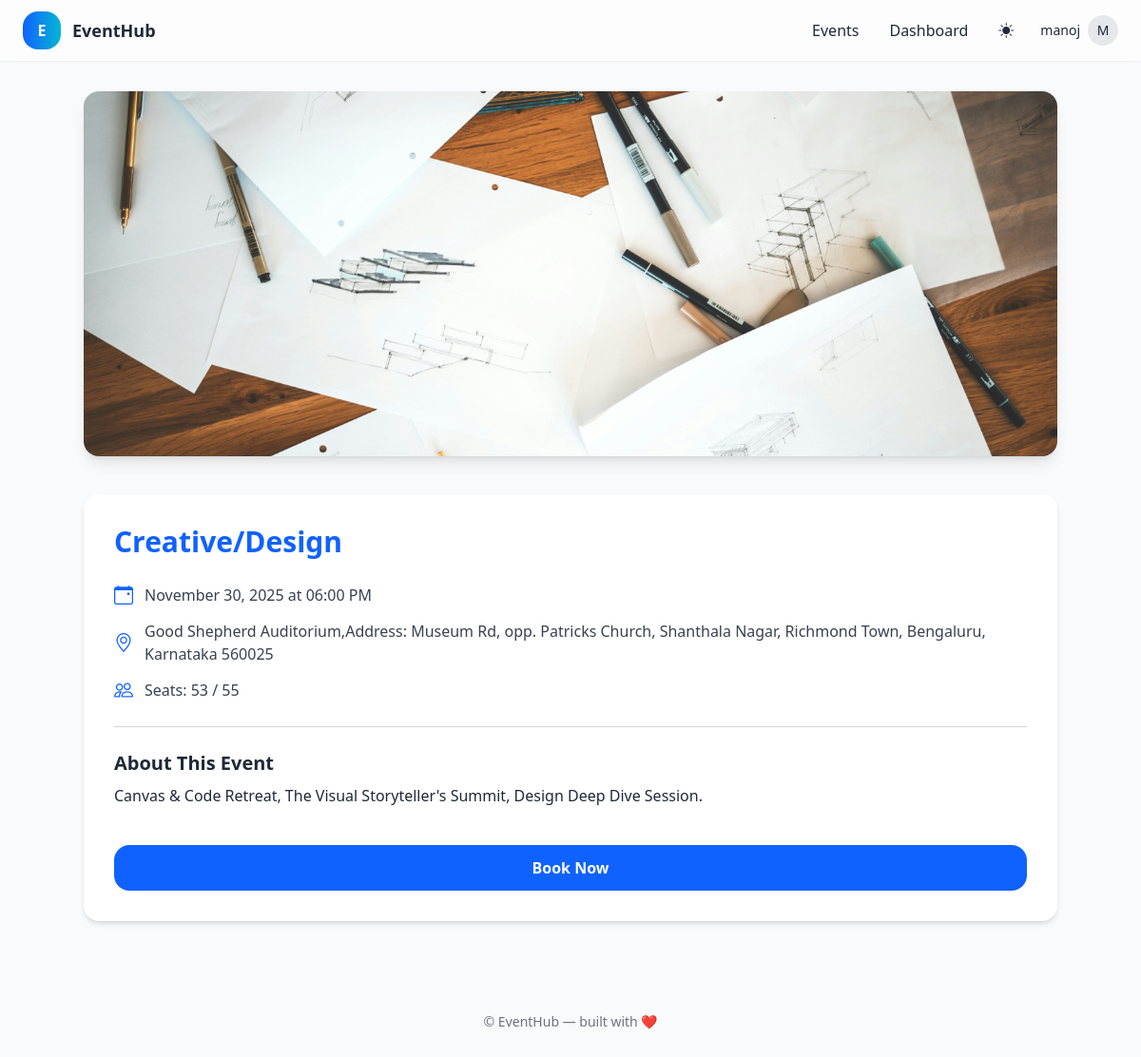
The page /event/3/ (signed in) on the database its author committed.
### events/models.py (models this page shows, shortened)
class Event(models.Model):
    title = models.CharField(max_length=200)
    description = models.TextField()
    date = models.DateField()
    time = models.TimeField()
    venue = models.CharField(max_length=255)
    max_seats = models.IntegerField()
    image = models.ImageField(upload_to='event_images/', blank=True, null=True)
    created_at = models.DateTimeField(auto_now_add=True)
    @property
    def available_seats(self):
        booked_seats = self.booking_set.count()
        return self.max_seats - booked_seats
    @property
    def is_fully_booked(self):
        return self.available_seats <= 0

### events/views.py (the view)
# urls.py: path('event/<int:pk>/', views.EventDetailView.as_view(), name='event_detail'),
class EventDetailView(DetailView):
    model = Event
    template_name = 'events/event_detail.html'
    context_object_name = 'event'
    def get_context_data(self, **kwargs):
        context = super().get_context_data(**kwargs)
        event = self.get_object()
        if self.request.user.is_authenticated:
            context['has_booked'] = Booking.objects.filter(
                user=self.request.user,
                event=event
            ).exists()
        return context

### events/templates/events/event_detail.html (shortened to what this page needs)
{% extends "base.html" %}
{% block content %}
<div class="max-w-5xl mx-auto space-y-10">
    <div class="w-full h-72 md:h-96 rounded-2xl overflow-hidden shadow-lg">
        {% if event.image %}
            <img src="{{ event.image.url }}"
                 class="w-full h-full object-cover" />
        {% else %}
            <div class="w-full h-full bg-gray-200 dark:bg-gray-700 flex items-center justify-center">
                <span class="text-gray-500 text-lg">No Image Available</span>
            </div>
        {% endif %}
    </div>
    <div class="bg-white dark:bg-gray-800 rounded-2xl shadow-md p-8 space-y-6">
        <h1 class="text-3xl font-bold text-primary">{{ event.title }}</h1>
        <div class="space-y-3 text-gray-700 dark:text-gray-300">
            <p class="flex items-center gap-3">
                <i class="bi bi-calendar-event text-primary text-xl"></i>
                <span>{{ event.date|date:"F d, Y" }} at {{ event.time|time:"h:i A" }}</span>
            </p>
            <p class="flex items-center gap-3">
                <i class="bi bi-geo-alt text-primary text-xl"></i>
                <span>{{ event.venue }}</span>
            </p>
            <p class="flex items-center gap-3">
                <i class="bi bi-people text-primary text-xl"></i>
                <span>
                    Seats: {{ event.available_seats }} / {{ event.max_seats }}
                </span>
            </p>
        </div>
        <hr class="border-gray-300 dark:border-gray-700">
        <div>
            <h2 class="text-xl font-semibold mb-2">About This Event</h2>
            <p class="text-gray-700 dark:text-gray-300 leading-relaxed">
                {{ event.description|linebreaks }}
            </p>
        </div>
        <div class="pt-4">
            {% if event.is_fully_booked %}
                <button class="w-full py-3 bg-red-500 text-white rounded-xl font-semibold cursor-not-allowed">
                    Fully Booked
                </button>
            {% else %}
                {% if user.is_authenticated %}
                    <a href="{% url 'booking_confirmation' event.pk %}"
                       class="w-full block text-center py-3 bg-primary text-white rounded-xl font-semibold
                              hover:bg-primary/90 transition">
                        Book Now
                    </a>
                {% endif %}
            {% endif %}
        </div>
    </div>
</div>
{% endblock %}

### templates/base.html (shortened to what this page needs)
<!doctype html>
<html lang="en" class="antialiased">
<head>
  <script src="https://cdn.tailwindcss.com"></script>
  <link rel="stylesheet" href="https://cdn.jsdelivr.net/npm/bootstrap-icons@1.10.5/font/bootstrap-icons.css">
</head>
<body class="bg-gray-50 dark:bg-gray-900 text-gray-800 dark:text-gray-100">
  <header class="bg-white/60 dark:bg-gray-800/60 backdrop-blur sticky top-0 z-40 shadow-sm">
    <div class="max-w-7xl mx-auto px-6">
      <div class="flex items-center justify-between h-16">
        <a href="{% url 'event_list' %}" class="flex items-center gap-3">
          <span class="inline-block w-10 h-10 rounded-xl bg-gradient-to-r from-primary to-accent
                       flex items-center justify-center text-white font-bold">E</span>
          <span class="hidden sm:inline-block font-semibold text-lg">EventHub</span>
        </a>
        <div class="flex items-center gap-3">
          <nav class="hidden md:flex items-center gap-2">
            <a href="{% url 'event_list' %}" class="px-3 py-2 rounded-md hover:bg-gray-100 dark:hover:bg-gray-700">
              Events
            </a>
            {% if user.is_authenticated and user.is_superuser %}
            <a href="{% url 'admin_dashboard' %}"
               class="px-3 py-2 rounded-md hover:bg-gray-100 dark:hover:bg-gray-700">
               Dashboard
            </a>
            {% endif %}
          </nav>
          <button id="darkToggle" class="p-2 rounded-md hover:bg-gray-100 dark:hover:bg-gray-700">
            <i id="darkIcon" class="bi"></i>
          </button>
          {% if user.is_authenticated %}
            <a href="{% url 'profile_view' %}" class="flex items-center gap-2 ml-2">
              <span class="hidden sm:inline text-sm">{{ user.username }}</span>
              <span class="w-8 h-8 rounded-full bg-gray-200 dark:bg-gray-700
                           flex items-center justify-center text-sm">
                {{ user.username|slice:":1"|upper }}
              </span>
            </a>
          {% else %}
            <a href="{% url 'login' %}" class="text-sm px-3 py-2 rounded-md hover:bg-gray-100 dark:hover:bg-gray-700">
              Login
            </a>
          {% endif %}
        </div>
      </div>
    </div>
  </header>
  <main class="max-w-7xl mx-auto px-6 py-8">
    {% block content %}{% endblock %}
  </main>
  <footer class="mt-16 pb-8 text-center text-sm text-gray-500 dark:text-gray-400">
    © {{ now.year }} EventHub — built with ❤️
  </footer>
</body>
</html>

### templates/base.html (style rules this page uses)
img.object-cover { object-fit: cover; }

### rows shown on the page
Event: image (picture), title "Creative/Design", date "November 30, 2025", time "06:00 PM", venue "Good Shepherd Auditorium,Address: Museum Rd, opp. Patricks Church, Shanthala Nagar, Richmond Town, Bengaluru, Karnataka 560025", available_seats "53", max_seats "55", description "Canvas & Code Retreat, The Visual Storyteller's Summit, Design Deep Dive Session."

### other values the page prints
{{ user.username }} "manoj"
{{ user.username|slice:":1"|upper }} "M"
